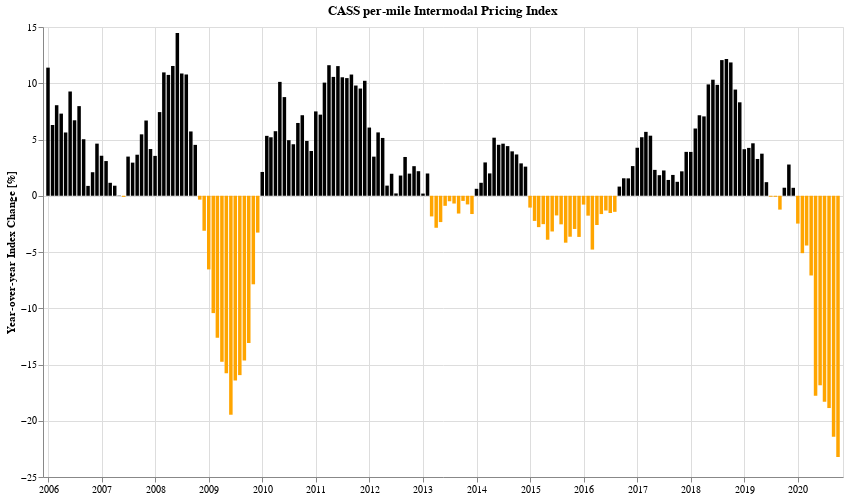

The notebook cell this image was saved under:
### Code cell
df_intermodal['Date'] = df_intermodal.Date.apply(lambda v: pd.to_datetime(v) if isinstance(v, str) else v)

alt.Chart(df_intermodal).mark_bar(color='black', width=3.5).transform_calculate(
    YoYP="datum.YoY * 100",
).encode(
    alt.X('Date:T', axis=alt.Axis(title=None)),
    alt.Y('YoYP:Q', axis=alt.Axis(title='Year-over-year Index Change [%]')),
    color=alt.condition(f"datum.YoYP < 0",
        alt.value('orange'),
        alt.value('black')
    ),
    tooltip=[alt.Tooltip('Date:T'), alt.Tooltip('YoY:Q', title='% Change', format=',.2%')]
).properties(
    title='CASS per-mile Intermodal Pricing Index',
    height=450,
    width=800,
    background='white'
)

### Figure 1 — Vega-Lite specification as saved in the notebook (floating-point values rounded to 4 significant figures; data arrays with more than 128 entries replaced by an {"elided": "..."} marker saying what was removed)
{"config": {"view": {"continuousWidth": 400, "continuousHeight": 300}}, "data": {"name": "data-34bbb45eacdfda20c55495e7ce7cab1e"}, "mark": {"type": "bar", "color": "black", "width": 3.5}, "background": "white", "encoding": {"color": {"condition": {"value": "orange", "test": "datum.YoYP < 0"}, "value": "black"}, "tooltip": [{"type": "temporal", "field": "Date"}, {"type": "quantitative", "field": "YoY", "format": ",.2%", "title": "% Change"}], "x": {"type": "temporal", "axis": {"title": null}, "field": "Date"}, "y": {"type": "quantitative", "axis": {"title": "Year-over-year Index Change [%]"}, "field": "YoYP"}}, "height": 450, "title": "CASS per-mile Intermodal Pricing Index", "transform": [{"calculate": "datum.YoY * 100", "as": "YoYP"}], "width": 800, "$schema": "https://vega.github.io/schema/vega-lite/v4.8.1.json", "datasets": {"data-34bbb45eacdfda20c55495e7ce7cab1e": {"elided": "178 records"}}}
